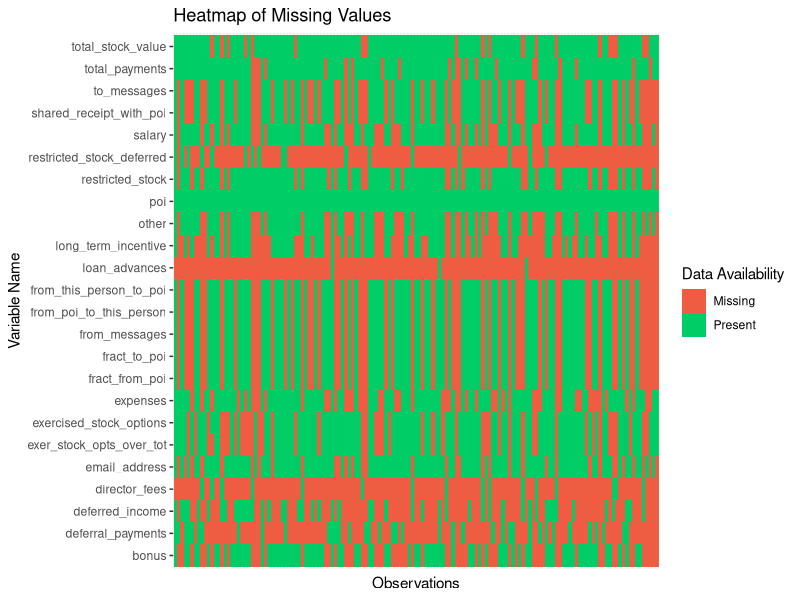
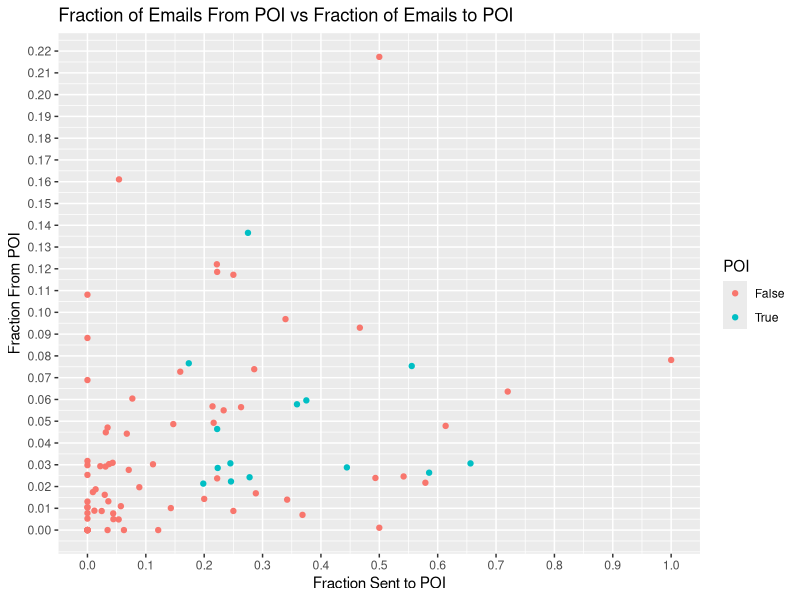
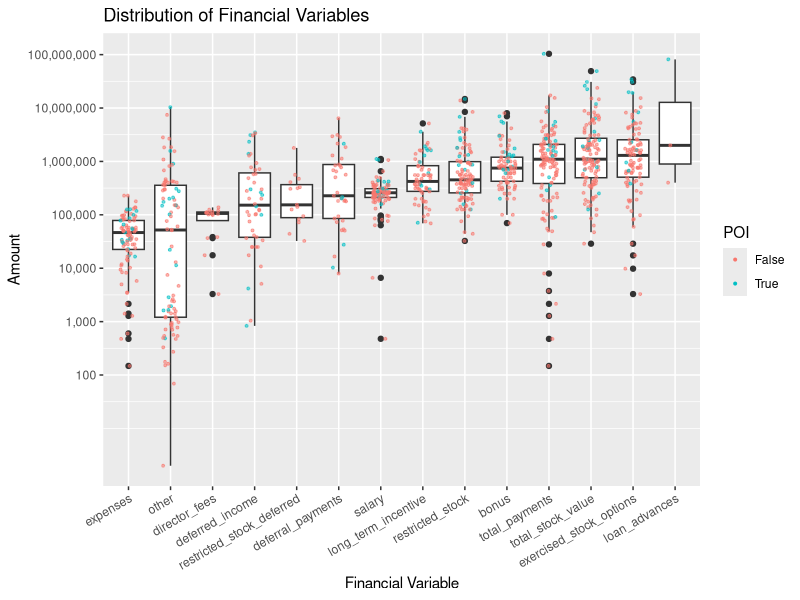
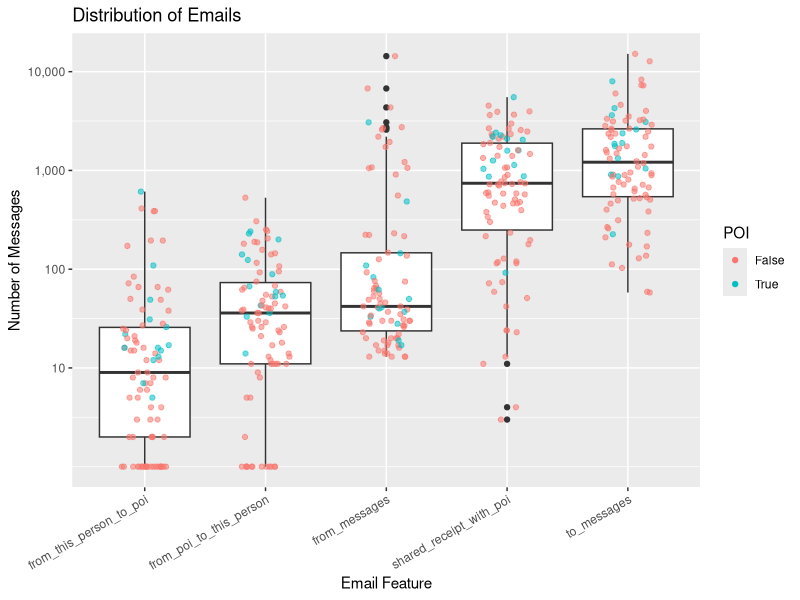

The R source for these figures, in order:
## ---- chunk 1
knitr::opts_chunk$set(echo = F,
                      message = F,
                      warning = F,
                      fig.align = 'center')
## ---- chunk 2
library(tidyverse)
library(ggplot2)
library(scales) # need to get labels = comma
library(GGally)
## ---- chunk 3
setwd('/Users/courtneyfergusonlee/p5')
enron <- read.csv('enron_data.csv', 
                  na.strings = 'NaN',
                  stringsAsFactors = F)
## ---- chunk 4
enron.new_features <- enron %>%
  mutate(fract_to_poi = from_this_person_to_poi/from_messages,
         fract_from_poi = from_poi_to_this_person/to_messages,
         exer_stock_opts_over_tot = exercised_stock_options/total_stock_value,
         poi = as.factor(poi))
## ---- chunk 5
enron.missing <- as.data.frame(sapply(enron.new_features, is.na))

enron.long <- enron.new_features %>%
  gather(var_name,
         value,
         -name,
         na.rm = F)

enron.long.missing <- enron.long %>%
  mutate(value = !is.na(value))

ggplot(data = enron.long.missing,
       aes(x = name,
           y = var_name)) +
  geom_tile(aes(fill = value)) +
  scale_fill_manual(values = c('tomato2', 'springgreen3'),
                    labels = c('Missing', 'Present')) +
  #scale_fill_brewer(palette = "RdYlGn") +
  theme(axis.text.x = element_blank(),
        axis.ticks.x = element_blank()) +
  ggtitle("Heatmap of Missing Values") +
  xlab("Observations") +
  ylab("Variable Name") +
  labs(fill = "Data Availability")
## ---- chunk 6
ggplot(data = enron.new_features,
       aes(x = fract_to_poi,
           y = fract_from_poi,
           color = poi)) +
  geom_point() +
  scale_x_continuous(breaks = seq(0, 1.00, .1)) +
  scale_y_continuous(breaks = seq(0, .23, .01)) +
  ggtitle('Fraction of Emails From POI vs Fraction of Emails to POI') +
  xlab('Fraction Sent to POI') +
  ylab('Fraction From POI') +
  labs(color = 'POI')
## ---- chunk 7
financial_long <- enron %>%
  mutate(deferred_income = -deferred_income,
         restricted_stock_deferred = -restricted_stock_deferred) %>%
  select(expenses,
         other,
         director_fees,
         restricted_stock_deferred,
         deferred_income,
         deferral_payments,
         salary,
         long_term_incentive,
         restricted_stock,
         bonus,
         total_payments,
         total_stock_value,
         exercised_stock_options,
         loan_advances,
         poi) %>%
  gather(financial_var,
         amount,
         -poi) %>%
  mutate(financial_var = as.factor(financial_var))
## ---- chunk 8
ggplot(data = subset(financial_long, 
                     !is.na(amount) & amount > 0),
       aes(x = reorder(financial_var, 
                       amount, 
                       median),
           y = amount)) +
  geom_boxplot() +
  geom_jitter(aes(color = poi,
                  alpha = .2),
              width = .2,
              size = .7) +
  scale_y_log10(labels = comma,
                breaks = 10^seq(2, 8, 1)) +
  theme(axis.text.x = element_text(angle = 30, hjust = 1)) +
  ggtitle("Distribution of Financial Variables") +
  xlab("Financial Variable") +
  ylab("Amount") +
  guides(alpha = 'none') +
  labs(color = 'POI')

## ---- chunk 9
email_long <- enron %>%
  select(to_messages,
         shared_receipt_with_poi,
         from_messages,
         from_this_person_to_poi,
         from_poi_to_this_person,
         poi) %>%
  gather(email_feature,
         amount,
         -poi) %>%
  mutate(email_feature = as.factor(email_feature))
## ---- chunk 10
ggplot(data = subset(email_long, !is.na(amount)),
       aes(x = reorder(email_feature, amount, median),
           y = amount + 1)) +
  geom_boxplot() +
  geom_jitter(aes(alpha = .2,
                  color = poi),
              width = .2) +
  scale_y_log10(labels = comma,
                breaks = c(0,
                           10,
                           100,
                           1000,
                           10000)) +
  theme(axis.text.x = element_text(angle = 30, hjust = 1)) +
  ggtitle('Distribution of Emails') +
  xlab('Email Feature') +
  ylab('Number of Messages') +
  guides(alpha = 'none') +
  labs(color = 'POI')
